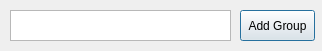
<?xml version="1.0" encoding="UTF-8"?>
<ui version="4.0">
 <class>Dialog</class>
 <widget class="QDialog" name="Dialog">
  <property name="geometry">
   <rect>
    <x>0</x>
    <y>0</y>
    <width>322</width>
    <height>51</height>
   </rect>
  </property>
  <property name="windowTitle">
   <string>Dialog</string>
  </property>
  <widget class="QPushButton" name="pushButton">
   <property name="geometry">
    <rect>
     <x>240</x>
     <y>10</y>
     <width>75</width>
     <height>31</height>
    </rect>
   </property>
   <property name="text">
    <string>Add Group</string>
   </property>
  </widget>
  <widget class="QTextEdit" name="textEdit">
   <property name="geometry">
    <rect>
     <x>10</x>
     <y>10</y>
     <width>221</width>
     <height>31</height>
    </rect>
   </property>
  </widget>
 </widget>
 <resources/>
 <connections/>
</ui>
